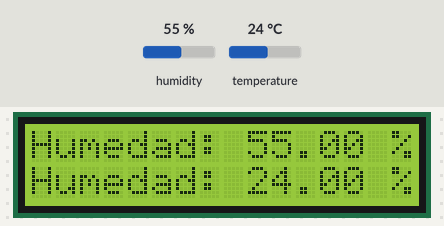
A sketch run on a simulated Arduino Uno, built with avr-gcc and run on an emulated ATmega328P. On the bench: 16×2 character LCD. Inputs (shaded band) come from the test bench; at power-on: humidity 55 %, temperature 24 °C. What the sketch prints to the serial monitor is not drawn.

Above: at 1.2 s.
1.3 s: humidity set to 22 %
At 2.5 s:
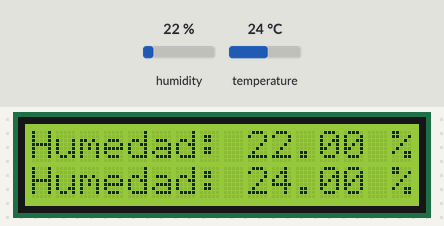
4.0 s: temperature set to 12 °C
At 5.3 s:
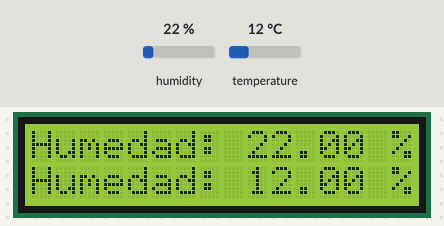
6.7 s: humidity set to 40 %
At 8.7 s:
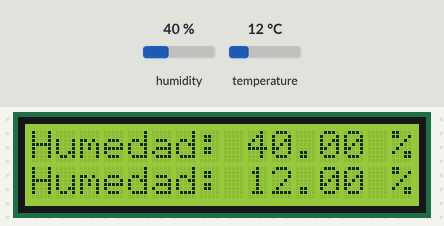
9.7 s: temperature set to 19 °C
At 11.5 s:
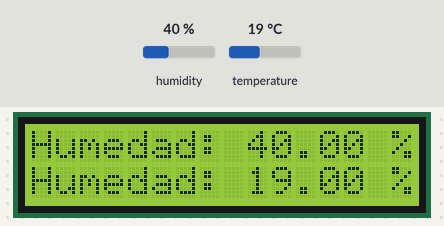
Timing chart, 0 to 13.0 s (numbered marks = the images above; inputs shaded):
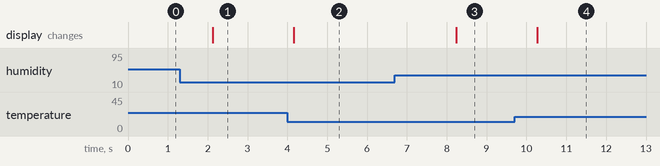

The sketch:

Sensor_de_temperatura.ino
```cpp
/* DTH-22: Sensor de temperatura */
#include "DHT.h"
#include <LiquidCrystal.h>

DHT dht(7, DHT11); // pin, tipo
LiquidCrystal lcd(12, 11, 5, 4, 3, 2);

void setup() {
  Serial.begin(9600);
  dht.begin();
  lcd.begin(16, 2);
}

void loop() {
  float h = dht.readHumidity();
  float t = dht.readTemperature();

  Serial.print("Humedad: ");
  Serial.print(h);
  Serial.print(" %\t");
  lcd.setCursor(0, 0);
  lcd.print("Humedad: ");
  lcd.print(h);
  lcd.print(" %\t");

  Serial.print("Temperatura: ");
  Serial.print(t);
  Serial.println(" *C");
  lcd.setCursor(0, 1);
  lcd.print("Humedad: ");
  lcd.print(t);
  lcd.print(" %\t");

  delay(1000);
}
```

Measured:
- after the input at 1.3 s, the display: changes after 0.83 s (image 1)
- after the input at 4.0 s, the display: changes after 0.16 s (image 2)
- after the input at 6.7 s, the display: changes after 1.5 s (image 3)
- after the input at 9.7 s, the display: changes after 0.57 s (image 4)
